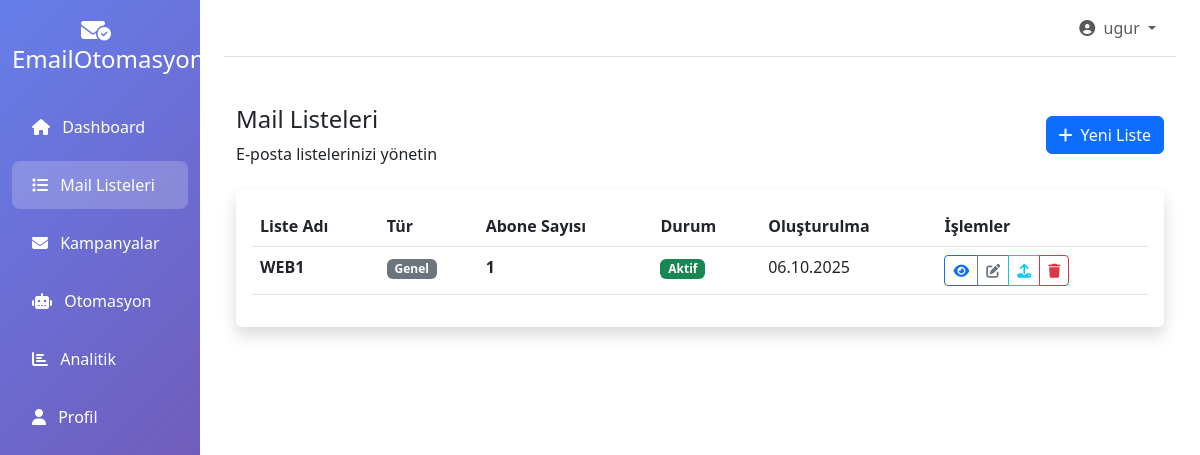
The page /dashboard/mail-lists/ (signed in) on the database its author committed.
### otomasyon/models.py (models this page shows, shortened)
class BaseModel(models.Model):
    id = models.UUIDField(primary_key=True, default=uuid.uuid4, editable=False)
    created_at = models.DateTimeField(auto_now_add=True)
    updated_at = models.DateTimeField(auto_now=True)
    class Meta:
        abstract = True

class MailList(BaseModel):
    LIST_TYPES = (
        ('customer', 'Müşteri'),
        ('lead', 'Lead'),
        ('test', 'Test'),
        ('vip', 'VIP'),
        ('general', 'Genel'),
        ('newsletter', 'Bülten'),
    )
    user = models.ForeignKey(User, on_delete=models.CASCADE, related_name='mail_lists')
    name = models.CharField(max_length=200, verbose_name="Liste Adı")
    description = models.TextField(blank=True, verbose_name="Açıklama")
    list_type = models.CharField(
        max_length=20,
        choices=LIST_TYPES,
        default='general',
        verbose_name="Liste Türü"
    )
    is_active = models.BooleanField(default=True, verbose_name="Aktif")
    subscriber_count = models.IntegerField(default=0, verbose_name="Abone Sayısı")
    unsubscribed_count = models.IntegerField(default=0, verbose_name="Abonelikten Çıkanlar")
    class Meta:
        verbose_name = "Mail Listesi"
        verbose_name_plural = "Mail Listeleri"
        ordering = ['-created_at']

### otomasyon/views.py (the view)
# urls.py: path('dashboard/mail-lists/', views.mail_lists, name='mail_lists'),
@login_required
def mail_lists(request):
    lists = MailList.objects.filter(user=request.user)
    return render(request, 'dashboard/mail_lists.html', {'lists': lists})

### otomasyon/context_processors.py (called while the page is built)
def global_settings(request):
    return {
        'SITE_NAME': 'EmailOtomasyon',
        'SITE_URL': 'http://localhost:8000',
        'SUPPORT_EMAIL': 'destek@emailotomasyon.com',
        'COMPANY_NAME': 'EmailOtomasyon Ltd.',
    }

### templates/dashboard/mail_lists.html (shortened to what this page needs)
{% extends 'base.html' %}
{% load static %}
{% block content %}
<div class="d-flex justify-content-between flex-wrap flex-md-nowrap align-items-center py-4">
    <div class="d-block mb-4 mb-md-0">
        <h2 class="h4">Mail Listeleri</h2>
        <p class="mb-0">E-posta listelerinizi yönetin</p>
    </div>
    <div class="btn-toolbar mb-2 mb-md-0">
        <a href="{% url 'create_mail_list' %}" class="btn btn-primary">
            <i class="fas fa-plus me-2"></i>Yeni Liste
        </a>
    </div>
</div>
<div class="card border-0 shadow">
    <div class="card-body">
        {% if lists %}
        <div class="table-responsive">
            <table class="table table-hover">
                <thead>
                    <tr>
                        <th>Liste Adı</th>
                        <th>Tür</th>
                        <th>Abone Sayısı</th>
                        <th>Durum</th>
                        <th>Oluşturulma</th>
                        <th>İşlemler</th>
                    </tr>
                </thead>
                <tbody>
                    {% for list in lists %}
                    <tr>
                        <td>
                            <strong>{{ list.name }}</strong>
                        </td>
                        <td>
                            <span class="badge bg-secondary">{{ list.get_list_type_display }}</span>
                        </td>
                        <td>
                            <span class="fw-bold">{{ list.subscriber_count }}</span>
                        </td>
                        <td>
                            <span class="badge bg-{% if list.is_active %}success{% else %}danger{% endif %}">
                                {{ list.is_active|yesno:"Aktif,Pasif" }}
                            </span>
                        </td>
                        <td>{{ list.created_at|date:"d.m.Y" }}</td>
                        <td>
                            <div class="btn-group">
                                <a href="{% url 'mail_list_detail' list.id %}" class="btn btn-sm btn-outline-primary">
                                    <i class="fas fa-eye"></i>
                                </a>
                                <a href="{% url 'edit_mail_list' list.id %}" class="btn btn-sm btn-outline-secondary">
                                    <i class="fas fa-edit"></i>
                                </a>
                                <a href="{% url 'import_subscribers' list.id %}" class="btn btn-sm btn-outline-info">
                                    <i class="fas fa-upload"></i>
                                </a>
                                <a href="{% url 'delete_mail_list' list.id %}" class="btn btn-sm btn-outline-danger">
                                    <i class="fas fa-trash"></i>
                                </a>
                            </div>
                        </td>
                    </tr>
                    {% endfor %}
                </tbody>
            </table>
        </div>
        {% endif %}
    </div>
</div>
{% endblock %}

### templates/base.html (shortened to what this page needs)
<!DOCTYPE html>
<html lang="tr">
<head>
    <link href="https://cdn.jsdelivr.net/npm/bootstrap@5.3.0/dist/css/bootstrap.min.css" rel="stylesheet">
    <link rel="stylesheet" href="https://cdnjs.cloudflare.com/ajax/libs/font-awesome/6.4.0/css/all.min.css">
</head>
<body>
    {% if user.is_authenticated %}
    <div class="container-fluid">
        <div class="row">
            <nav class="col-md-3 col-lg-2 d-md-block sidebar collapse">
                <div class="position-sticky pt-3">
                    <div class="text-center mb-4">
                        <h4 class="text-white">
                            <i class="fas fa-envelope-circle-check me-2"></i>
                            EmailOtomasyon
                        </h4>
                    </div>
                    <ul class="nav flex-column">
                        <li class="nav-item">
                            <a class="nav-link {% if request.resolver_match.url_name == 'dashboard' %}active{% endif %}"
                               href="{% url 'dashboard' %}">
                                <i class="fas fa-home me-2"></i>
                                Dashboard
                            </a>
                        </li>
                        <li class="nav-item">
                            <a class="nav-link {% if request.resolver_match.url_name == 'mail_lists' %}active{% endif %}"
                               href="{% url 'mail_lists' %}">
                                <i class="fas fa-list me-2"></i>
                                Mail Listeleri
                            </a>
                        </li>
                        <li class="nav-item">
                            <a class="nav-link {% if request.resolver_match.url_name == 'campaigns' %}active{% endif %}"
                               href="{% url 'campaigns' %}">
                                <i class="fas fa-envelope me-2"></i>
                                Kampanyalar
                            </a>
                        </li>
                        <li class="nav-item">
                            <a class="nav-link {% if request.resolver_match.url_name == 'automations' %}active{% endif %}"
                               href="{% url 'automations' %}">
                                <i class="fas fa-robot me-2"></i>
                                Otomasyon
                            </a>
                        </li>
                        <li class="nav-item">
                            <a class="nav-link {% if request.resolver_match.url_name == 'analytics' %}active{% endif %}"
                               href="{% url 'analytics' %}">
                                <i class="fas fa-chart-bar me-2"></i>
                                Analitik
                            </a>
                        </li>
                        <li class="nav-item">
                            <a class="nav-link {% if request.resolver_match.url_name == 'profile' %}active{% endif %}"
                               href="{% url 'profile' %}">
                                <i class="fas fa-user me-2"></i>
                                Profil
                            </a>
                        </li>
                    </ul>
                </div>
            </nav>
            <main class="col-md-9 ms-sm-auto col-lg-10 px-md-4">
                <nav class="navbar navbar-expand-lg navbar-light bg-white border-bottom">
                    <div class="container-fluid">
                        <div class="collapse navbar-collapse" id="navbarNav">
                            <ul class="navbar-nav ms-auto">
                                <li class="nav-item dropdown">
                                    <a class="nav-link dropdown-toggle" href="#" id="navbarDropdown" role="button"
                                       data-bs-toggle="dropdown">
                                        <i class="fas fa-user-circle me-1"></i>
                                        {{ user.username }}
                                    </a>
                                </li>
                            </ul>
                        </div>
                    </div>
                </nav>
                <div class="container-fluid py-4">
                    {% block content %}{% endblock %}
                </div>
            </main>
        </div>
    </div>
    {% else %}
    {% block public_content %}{% endblock %}
    {% endif %}
</body>
</html>

### templates/base.html (style rules this page uses)
.sidebar { min-height: 100vh; background: linear-gradient(135deg, #667eea 0%, #764ba2 100%); }
.sidebar .nav-link { color: #fff; padding: 12px 20px; margin: 5px 0; border-radius: 8px; }
.sidebar .nav-link.active { background: rgba(255,255,255,0.2); }

### rows shown on the page
MailList: name "WEB1", list_type "Genel", subscriber_count "1", is_active "Aktif", created_at "06.10.2025"

### other values the page prints
{{ user.username }} "ugur"
